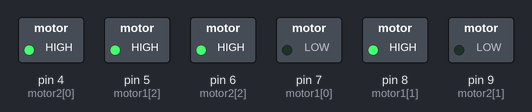
Bench run of a sketch on a simulated Arduino Uno, built with avr-gcc and run on an emulated ATmega328P. On the bench: switched loads named in the sketch (green lamp = pin HIGH).

Above: at 0.1 s.
Timing chart, 0 to 1.6 s (numbered marks = the images above):
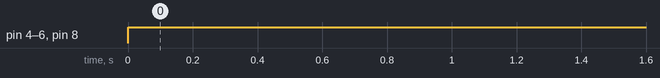

Measured:
- by itself, pin 4 (motor2[0]), pin 5 (motor1[2]), pin 6 (motor2[2]), pin 8 (motor1[1]): LOW → HIGH at 0.00 s

The sketch:

Motor_Driver.ino
```cpp
const int motor1[3] = {7, 8, 5};
const int motor2[3] = {4, 9, 6};

void setup() {
  for (int i = 0; i < 3; i++) {
    pinMode(motor1[i], OUTPUT);
    pinMode(motor2[i], OUTPUT);
  }
}

void loop() {
  //  setMotorSpeed(255, 255);
  //  delay(2000);
  setMotorSpeed(-255, 255);
  delay(2000);
}

void setMotorSpeed(int m1, int m2) {
  if (m1 >= 0) {
    digitalWrite(motor1[0], HIGH);
    digitalWrite(motor1[1], LOW);
    analogWrite(motor1[2], m1);
  } else {
    digitalWrite(motor1[0], LOW);
    digitalWrite(motor1[1], HIGH);
    analogWrite(motor1[2], abs(m1));
  }

  if (m2 >= 0) {
    digitalWrite(motor2[0], HIGH);
    digitalWrite(motor2[1], LOW);
    analogWrite(motor2[2], m2);
  } else {
    digitalWrite(motor2[0], LOW);
    digitalWrite(motor2[1], HIGH);
    analogWrite(motor2[2], abs(m2));
  }
}
```
